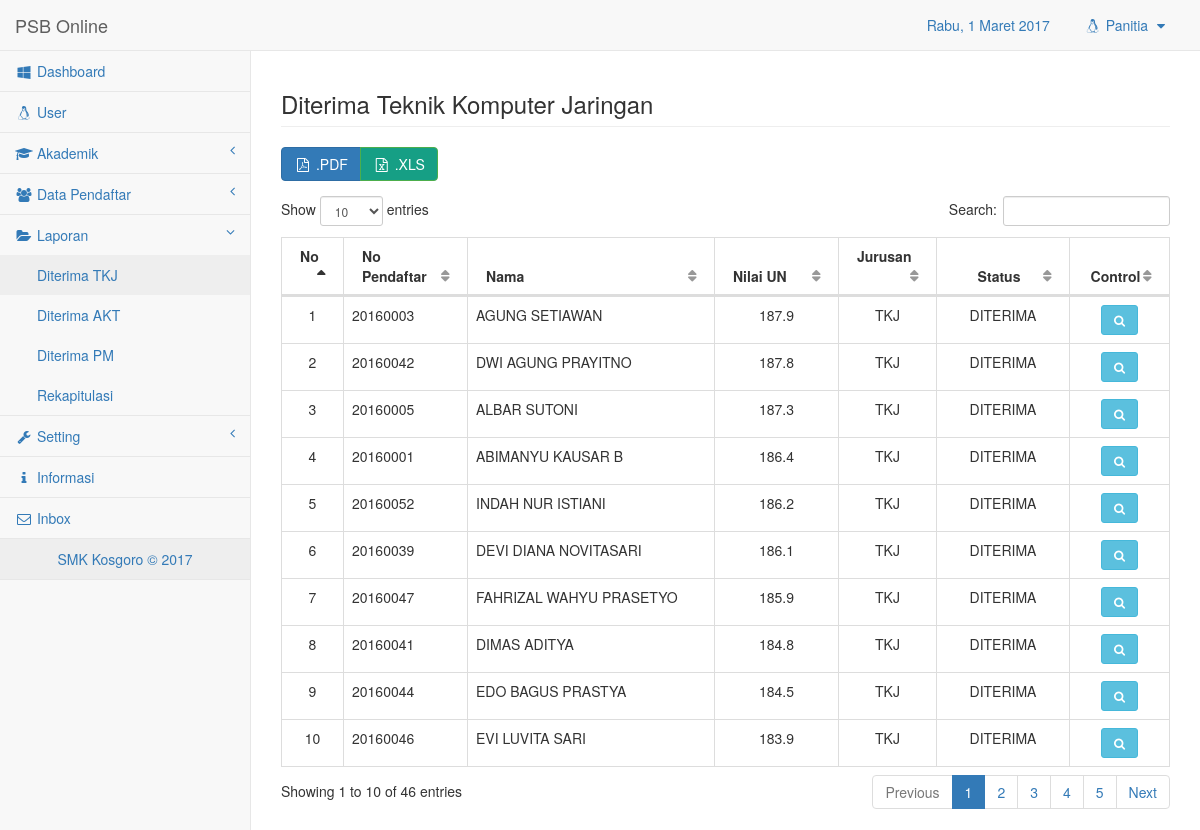
Page /app/admin.php?p=laporan.viewtkj (signed in) on the committed database.
### tables this page shows
CREATE TABLE `tb_siswa` (
  `id_siswa` int(10) NOT NULL,
  `no_reg` varchar(10) NOT NULL,
  `nama` varchar(100) NOT NULL,
  `jk` varchar(10) NOT NULL,
  `as_sklh` varchar(100) NOT NULL,
  `jmlnilai` float NOT NULL,
  `jurusan` varchar(50) NOT NULL,
  `tglconfirm` datetime NOT NULL,
  `status` varchar(20) NOT NULL,
  `regist` varchar(20) NOT NULL
);

### app/modul/laporan/viewtkj.php (the view, shortened to what this page needs)
<div class="row">
    <div class="col-lg-12">
        <h3 class="page-header">Diterima Teknik Komputer Jaringan</h3>
    </div>
</div>
<div class="btn-group" role="group" aria-label="...">
    <a href="print.php?rdr=laporan.pdftkj" target='_blank' title="Print PDF" class="btn btn-primary"><i class="fa fa-file-pdf-o fa-fw"></i> .PDF</a>
    <a href="../app/modul/excel/xlstkj.php" title="Eksport Excel" class="btn btn-success" style="background-color:#169F85;"><i class="fa fa-file-excel-o fa-fw"></i> .XLS</a>
</div>
<div class="row">
<div class="panel-body">
    <div class="dataTable_wrapper">
        <div class="table-responsive">
            <table class="table table-bordered table-hover" id="dataTables-example">
                <thead>
                    <tr>
                        <th style="width:7%;">No</th>
                        <th style="width:14%;">No Pendaftar</th>
                        <th>Nama</th>
                        <th style="width:14%;">Nilai UN</th>
                        <th style="width:11%;">Jurusan</th>
                        <th style="width:15%; text-align:center;">Status</th>
                        <th style="text-align:center;">Control</th>
                    </tr>
                </thead>
                <tbody>
                    <?php
                        $sql = mysqli_query($conn, "SELECT * FROM tb_siswa WHERE jurusan='TKJ' ORDER BY jmlnilai DESC");
                        $no=0;
                        while ($data=mysqli_fetch_assoc($sql)) {
                        $no++;
                    ?>
                    <tr class="odd gradeX">
                        <td style="text-align:center;"><?php echo $no; ?></td>
                        <td ><?php echo $data['no_reg']; ?></td>
                        <td ><?php echo $data['nama']; ?></td>
                        <td style="text-align:center;"><?php echo $data['jmlnilai'];?></td>
                        <td style="text-align:center;"><?php echo $data['jurusan'];?></td>
                        <td style="text-align:center;"><?php echo $data['status'];?></td>
                        <td style="text-align:center;">
                        <a class="btn btn-info btn-sm" title="Detail" data-toggle="modal" data-target="#myModal<?php echo $data['no_reg']; ?>"><span class="fa fa-search fa-fw" aria-hidden="true"></span></a>
                        </td>
                    </tr>
                    <?php
                        }
                    ?>
                </tbody>
            </table>
        </div>
    </div>
</div>
</div>

### rows in the picture
tb_siswa: no_reg "20160003", nama "AGUNG SETIAWAN", jmlnilai "187.9", jurusan "TKJ", status "DITERIMA"
tb_siswa: no_reg "20160042", nama "DWI AGUNG PRAYITNO", jmlnilai "187.8", jurusan "TKJ", status "DITERIMA"
tb_siswa: no_reg "20160005", nama "ALBAR SUTONI", jmlnilai "187.3", jurusan "TKJ", status "DITERIMA"
tb_siswa: no_reg "20160001", nama "ABIMANYU KAUSAR B", jmlnilai "186.4", jurusan "TKJ", status "DITERIMA"
tb_siswa: no_reg "20160052", nama "INDAH NUR ISTIANI", jmlnilai "186.2", jurusan "TKJ", status "DITERIMA"
tb_siswa: no_reg "20160039", nama "DEVI DIANA NOVITASARI", jmlnilai "186.1", jurusan "TKJ", status "DITERIMA"
tb_siswa: no_reg "20160047", nama "FAHRIZAL WAHYU PRASETYO", jmlnilai "185.9", jurusan "TKJ", status "DITERIMA"
tb_siswa: no_reg "20160041", nama "DIMAS ADITYA", jmlnilai "184.8", jurusan "TKJ", status "DITERIMA"
tb_siswa: no_reg "20160044", nama "EDO BAGUS PRASTYA", jmlnilai "184.5", jurusan "TKJ", status "DITERIMA"
tb_siswa: no_reg "20160046", nama "EVI LUVITA SARI", jmlnilai "183.9", jurusan "TKJ", status "DITERIMA"

### other values in the picture
$hari_ini "Rabu"
$_SESSION['usr_username'] "Panitia"
